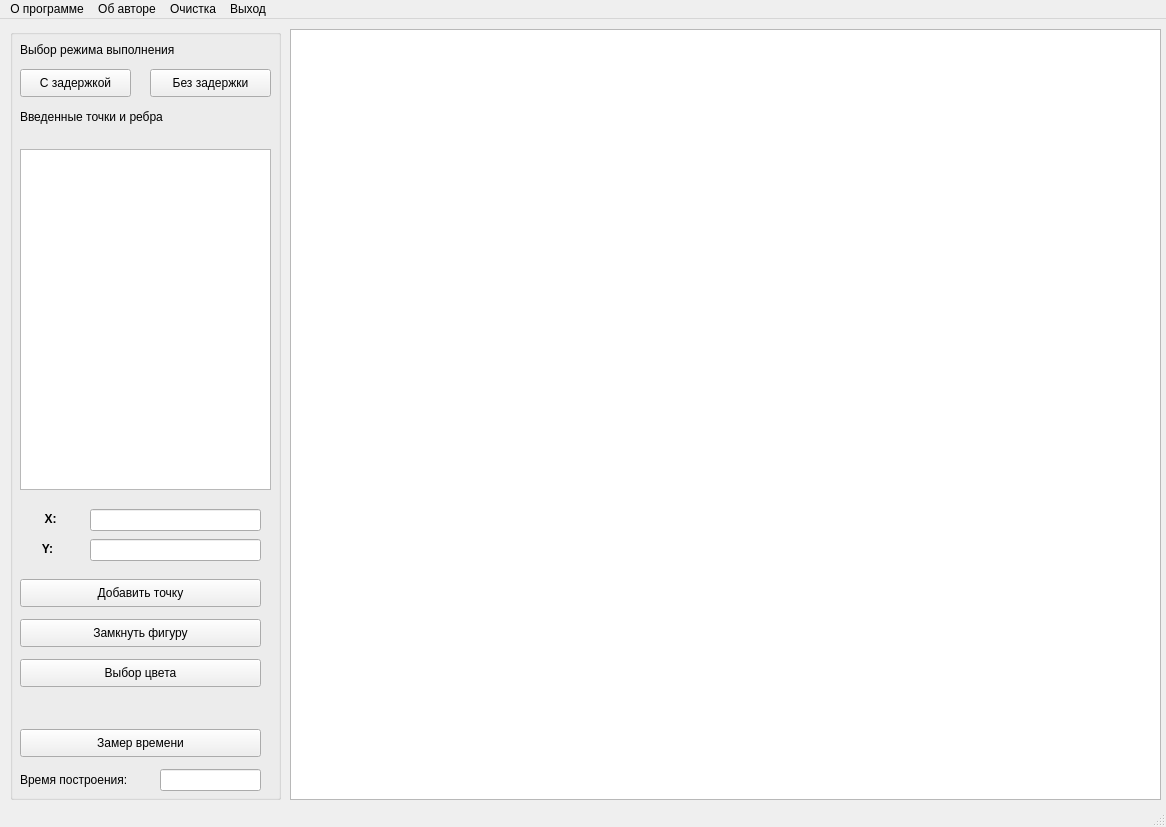
<?xml version="1.0" encoding="UTF-8"?>
<ui version="4.0">
 <class>MainWindow</class>
 <widget class="QMainWindow" name="MainWindow">
  <property name="geometry">
   <rect>
    <x>0</x>
    <y>0</y>
    <width>1166</width>
    <height>827</height>
   </rect>
  </property>
  <property name="windowTitle">
   <string>MainWindow</string>
  </property>
  <widget class="QWidget" name="centralwidget">
   <widget class="QGroupBox" name="groupBox">
    <property name="geometry">
     <rect>
      <x>10</x>
      <y>10</y>
      <width>271</width>
      <height>771</height>
     </rect>
    </property>
    <property name="title">
     <string/>
    </property>
    <widget class="QLabel" name="felay_label">
     <property name="geometry">
      <rect>
       <x>10</x>
       <y>10</y>
       <width>211</width>
       <height>21</height>
      </rect>
     </property>
     <property name="text">
      <string>Выбор режима выполнения</string>
     </property>
    </widget>
    <widget class="QPushButton" name="dekay_pushButton">
     <property name="geometry">
      <rect>
       <x>10</x>
       <y>40</y>
       <width>111</width>
       <height>28</height>
      </rect>
     </property>
     <property name="text">
      <string>С задержкой</string>
     </property>
    </widget>
    <widget class="QPushButton" name="without_delay_pushButton">
     <property name="geometry">
      <rect>
       <x>140</x>
       <y>40</y>
       <width>121</width>
       <height>28</height>
      </rect>
     </property>
     <property name="text">
      <string>Без задержки</string>
     </property>
    </widget>
    <widget class="QPushButton" name="color_pushButton">
     <property name="geometry">
      <rect>
       <x>10</x>
       <y>630</y>
       <width>241</width>
       <height>28</height>
      </rect>
     </property>
     <property name="text">
      <string>Выбор цвета</string>
     </property>
    </widget>
    <widget class="QLabel" name="color_label">
     <property name="geometry">
      <rect>
       <x>10</x>
       <y>670</y>
       <width>241</width>
       <height>16</height>
      </rect>
     </property>
     <property name="text">
      <string/>
     </property>
    </widget>
    <widget class="QPushButton" name="time_pushButton">
     <property name="geometry">
      <rect>
       <x>10</x>
       <y>700</y>
       <width>241</width>
       <height>28</height>
      </rect>
     </property>
     <property name="text">
      <string>Замер времени</string>
     </property>
    </widget>
    <widget class="QLineEdit" name="lineEdit">
     <property name="geometry">
      <rect>
       <x>150</x>
       <y>740</y>
       <width>101</width>
       <height>22</height>
      </rect>
     </property>
     <property name="text">
      <string/>
     </property>
     <property name="readOnly">
      <bool>true</bool>
     </property>
    </widget>
    <widget class="QTableWidget" name="points_tableWidget">
     <property name="geometry">
      <rect>
       <x>10</x>
       <y>120</y>
       <width>251</width>
       <height>341</height>
      </rect>
     </property>
    </widget>
    <widget class="QLabel" name="label">
     <property name="geometry">
      <rect>
       <x>10</x>
       <y>80</y>
       <width>241</width>
       <height>16</height>
      </rect>
     </property>
     <property name="text">
      <string>Введенные точки и ребра</string>
     </property>
    </widget>
    <widget class="QLabel" name="x_label">
     <property name="geometry">
      <rect>
       <x>10</x>
       <y>480</y>
       <width>61</width>
       <height>21</height>
      </rect>
     </property>
     <property name="text">
      <string>&lt;html&gt;&lt;head/&gt;&lt;body&gt;&lt;p align=&quot;center&quot;&gt;&lt;span style=&quot; font-weight:600;&quot;&gt;X:&lt;/span&gt;&lt;/p&gt;&lt;/body&gt;&lt;/html&gt;</string>
     </property>
    </widget>
    <widget class="QLabel" name="y_label">
     <property name="geometry">
      <rect>
       <x>10</x>
       <y>510</y>
       <width>55</width>
       <height>21</height>
      </rect>
     </property>
     <property name="text">
      <string>&lt;html&gt;&lt;head/&gt;&lt;body&gt;&lt;p align=&quot;center&quot;&gt;&lt;span style=&quot; font-weight:600;&quot;&gt;Y:&lt;/span&gt;&lt;/p&gt;&lt;/body&gt;&lt;/html&gt;</string>
     </property>
    </widget>
    <widget class="QLineEdit" name="x_lineEdit">
     <property name="geometry">
      <rect>
       <x>80</x>
       <y>480</y>
       <width>171</width>
       <height>22</height>
      </rect>
     </property>
    </widget>
    <widget class="QLineEdit" name="y_lineEdit">
     <property name="geometry">
      <rect>
       <x>80</x>
       <y>510</y>
       <width>171</width>
       <height>22</height>
      </rect>
     </property>
    </widget>
    <widget class="QPushButton" name="pushButton_2">
     <property name="geometry">
      <rect>
       <x>10</x>
       <y>550</y>
       <width>241</width>
       <height>28</height>
      </rect>
     </property>
     <property name="text">
      <string>Добавить точку</string>
     </property>
    </widget>
    <widget class="QPushButton" name="pushButton_3">
     <property name="geometry">
      <rect>
       <x>10</x>
       <y>590</y>
       <width>241</width>
       <height>28</height>
      </rect>
     </property>
     <property name="text">
      <string>Замкнуть фигуру</string>
     </property>
    </widget>
    <widget class="QLabel" name="time_label">
     <property name="geometry">
      <rect>
       <x>10</x>
       <y>740</y>
       <width>121</width>
       <height>21</height>
      </rect>
     </property>
     <property name="text">
      <string>Время построения:</string>
     </property>
    </widget>
   </widget>
   <widget class="QGraphicsView" name="graphicsView">
    <property name="geometry">
     <rect>
      <x>290</x>
      <y>10</y>
      <width>871</width>
      <height>771</height>
     </rect>
    </property>
   </widget>
  </widget>
  <widget class="QMenuBar" name="menubar">
   <property name="geometry">
    <rect>
     <x>0</x>
     <y>0</y>
     <width>1166</width>
     <height>26</height>
    </rect>
   </property>
   <widget class="QMenu" name="program_menu">
    <property name="title">
     <string>О программе</string>
    </property>
   </widget>
   <widget class="QMenu" name="author_menu">
    <property name="title">
     <string>Об авторе</string>
    </property>
   </widget>
   <widget class="QMenu" name="clear_menu">
    <property name="title">
     <string>Очистка</string>
    </property>
   </widget>
   <widget class="QMenu" name="exit_menu">
    <property name="title">
     <string>Выход</string>
    </property>
   </widget>
   <addaction name="program_menu"/>
   <addaction name="author_menu"/>
   <addaction name="clear_menu"/>
   <addaction name="exit_menu"/>
  </widget>
  <widget class="QStatusBar" name="statusbar"/>
 </widget>
 <resources/>
 <connections/>
</ui>
